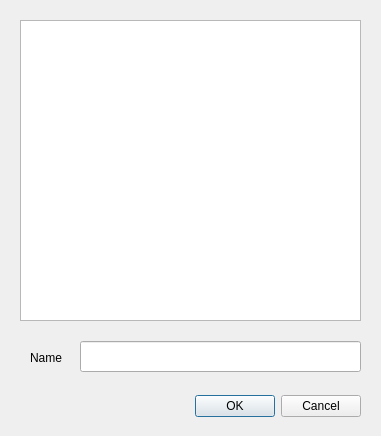
<?xml version="1.0" encoding="UTF-8"?>
<ui version="4.0">
 <class>Dialog</class>
 <widget class="QDialog" name="Dialog">
  <property name="geometry">
   <rect>
    <x>0</x>
    <y>0</y>
    <width>381</width>
    <height>436</height>
   </rect>
  </property>
  <property name="windowTitle">
   <string>Dialog</string>
  </property>
  <widget class="QDialogButtonBox" name="buttonBox">
   <property name="geometry">
    <rect>
     <x>20</x>
     <y>390</y>
     <width>341</width>
     <height>32</height>
    </rect>
   </property>
   <property name="orientation">
    <enum>Qt::Horizontal</enum>
   </property>
   <property name="standardButtons">
    <set>QDialogButtonBox::Cancel|QDialogButtonBox::Ok</set>
   </property>
  </widget>
  <widget class="QLabel" name="labelName">
   <property name="geometry">
    <rect>
     <x>30</x>
     <y>350</y>
     <width>62</width>
     <height>16</height>
    </rect>
   </property>
   <property name="text">
    <string>Name</string>
   </property>
  </widget>
  <widget class="QTreeWidget" name="treeWidgetDefinitions">
   <property name="geometry">
    <rect>
     <x>20</x>
     <y>20</y>
     <width>341</width>
     <height>301</height>
    </rect>
   </property>
   <attribute name="headerVisible">
    <bool>false</bool>
   </attribute>
   <attribute name="headerVisible">
    <bool>false</bool>
   </attribute>
   <column>
    <property name="text">
     <string notr="true">1</string>
    </property>
   </column>
  </widget>
  <widget class="QLineEdit" name="textEditName">
   <property name="geometry">
    <rect>
     <x>80</x>
     <y>341</y>
     <width>281</width>
     <height>31</height>
    </rect>
   </property>
  </widget>
 </widget>
 <resources/>
 <connections>
  <connection>
   <sender>buttonBox</sender>
   <signal>accepted()</signal>
   <receiver>Dialog</receiver>
   <slot>accept()</slot>
   <hints>
    <hint type="sourcelabel">
     <x>248</x>
     <y>254</y>
    </hint>
    <hint type="destinationlabel">
     <x>157</x>
     <y>274</y>
    </hint>
   </hints>
  </connection>
  <connection>
   <sender>buttonBox</sender>
   <signal>rejected()</signal>
   <receiver>Dialog</receiver>
   <slot>reject()</slot>
   <hints>
    <hint type="sourcelabel">
     <x>316</x>
     <y>260</y>
    </hint>
    <hint type="destinationlabel">
     <x>286</x>
     <y>274</y>
    </hint>
   </hints>
  </connection>
 </connections>
</ui>
